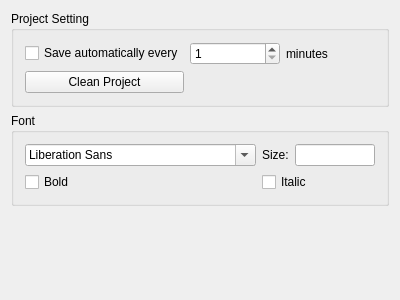
<?xml version="1.0" encoding="UTF-8"?>
<ui version="4.0">
 <class>CXPageProjectProperties</class>
 <widget class="CXBasePropertyPage" name="CXPageProjectProperties">
  <property name="geometry">
   <rect>
    <x>0</x>
    <y>0</y>
    <width>400</width>
    <height>300</height>
   </rect>
  </property>
  <property name="windowTitle">
   <string>CXPageProjectProperties</string>
  </property>
  <layout class="QGridLayout" name="gridLayout_2">
   <item row="1" column="0">
    <widget class="QGroupBox" name="groupBox">
     <property name="title">
      <string>Project Setting</string>
     </property>
     <layout class="QGridLayout" name="gridLayout">
      <item row="0" column="0">
       <widget class="QCheckBox" name="m_bAuto">
        <property name="text">
         <string>Save automatically every</string>
        </property>
       </widget>
      </item>
      <item row="0" column="1">
       <widget class="QSpinBox" name="m_nTime">
        <property name="minimum">
         <number>1</number>
        </property>
       </widget>
      </item>
      <item row="0" column="2">
       <widget class="QLabel" name="label">
        <property name="text">
         <string>minutes</string>
        </property>
       </widget>
      </item>
      <item row="1" column="0">
       <widget class="QPushButton" name="m_btnVacuumDB">
        <property name="text">
         <string>Clean Project</string>
        </property>
       </widget>
      </item>
     </layout>
    </widget>
   </item>
   <item row="3" column="0">
    <spacer name="verticalSpacer">
     <property name="orientation">
      <enum>Qt::Vertical</enum>
     </property>
     <property name="sizeHint" stdset="0">
      <size>
       <width>20</width>
       <height>40</height>
      </size>
     </property>
    </spacer>
   </item>
   <item row="2" column="0">
    <widget class="QGroupBox" name="groupBox_2">
     <property name="title">
      <string>Font</string>
     </property>
     <layout class="QGridLayout" name="gridLayout_3">
      <item row="1" column="0">
       <widget class="QCheckBox" name="m_checkBoxBold">
        <property name="text">
         <string>Bold</string>
        </property>
       </widget>
      </item>
      <item row="0" column="0">
       <widget class="QFontComboBox" name="m_fontComboBox"/>
      </item>
      <item row="0" column="2">
       <widget class="QLineEdit" name="m_editFontSize"/>
      </item>
      <item row="0" column="1">
       <widget class="QLabel" name="label_2">
        <property name="text">
         <string>Size:</string>
        </property>
       </widget>
      </item>
      <item row="1" column="1" colspan="2">
       <widget class="QCheckBox" name="m_checkBoxItalic">
        <property name="text">
         <string>Italic</string>
        </property>
       </widget>
      </item>
     </layout>
    </widget>
   </item>
  </layout>
 </widget>
 <layoutdefault spacing="6" margin="11"/>
 <customwidgets>
  <customwidget>
   <class>CXBasePropertyPage</class>
   <extends>QWidget</extends>
   <header>xbasepropertypage.h</header>
   <container>1</container>
  </customwidget>
 </customwidgets>
 <resources/>
 <connections/>
</ui>
